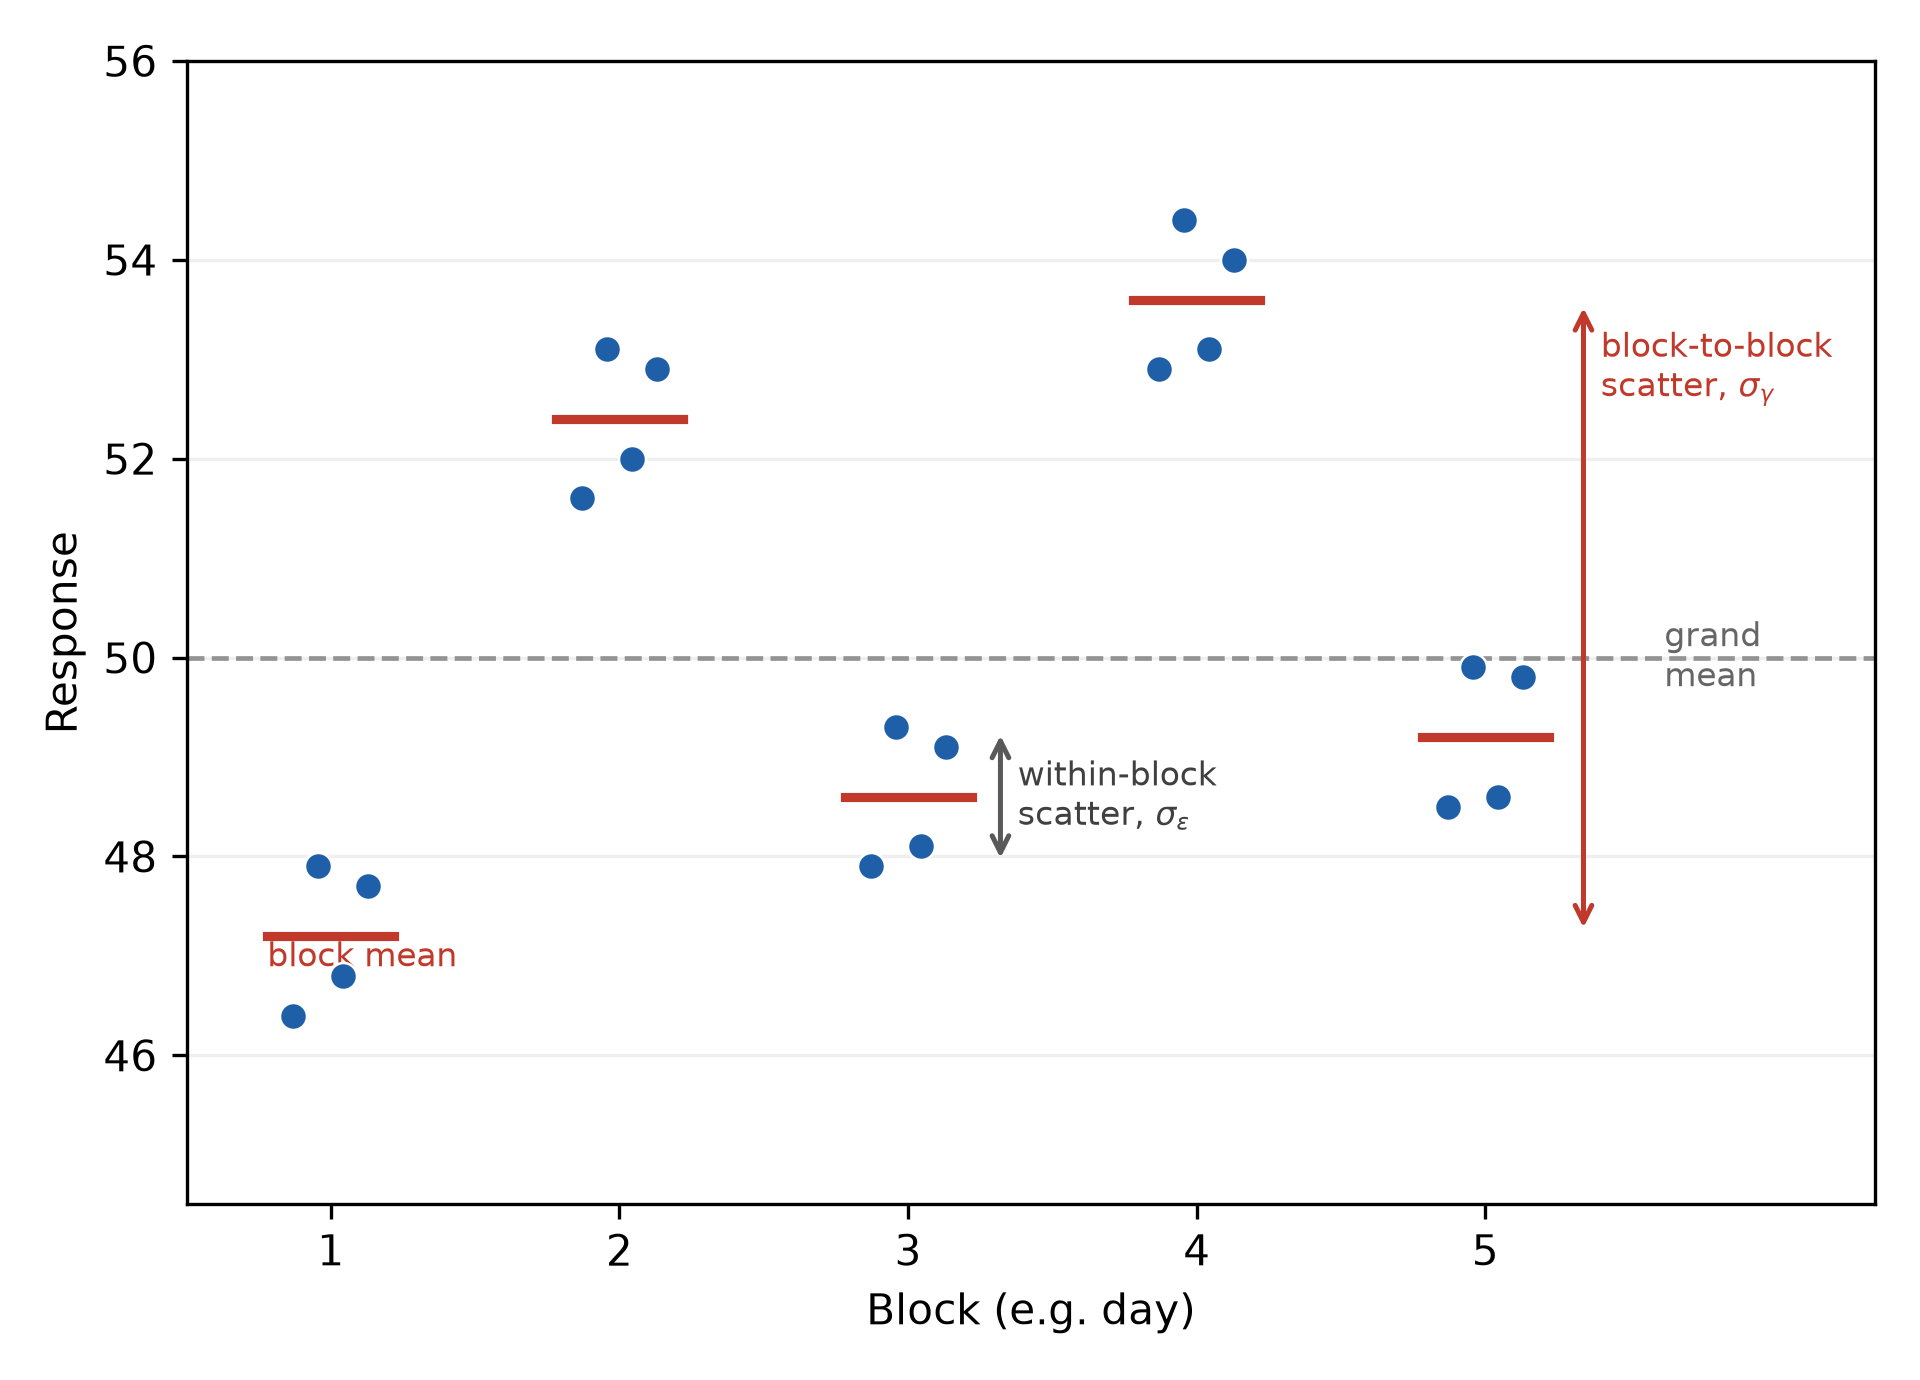

Source code (Python):
"""Variance components in a blocked experiment: block-to-block vs within-block spread.

Illustrates the "Fixed and random block effects" material in the pid-book Design and Analysis
of Experiments chapter. Each run's response is a grand mean, plus a block effect (the block's
offset from the grand mean), plus a residual (the run's scatter within its block). The spread
of the block means measures sigma_gamma (the random block effect); the scatter within a block
measures sigma_eps (the residual). The within-block correlation is
rho = sigma_gamma^2 / (sigma_gamma^2 + sigma_eps^2). Reproducible; run from this directory to
write the PNG alongside it. Values are hard-coded so the figure is deterministic.
"""
import numpy as np
import matplotlib.pyplot as plt

grand = 50.0
# Five blocks (e.g. days), each with a mean offset from the grand mean, and four runs whose
# responses scatter about that block mean.
block_means = [47.2, 52.4, 48.6, 53.6, 49.2]
runs = [
    [46.4, 47.9, 46.8, 47.7],
    [51.6, 53.1, 52.0, 52.9],
    [47.9, 49.3, 48.1, 49.1],
    [52.9, 54.4, 53.1, 54.0],
    [48.5, 49.9, 48.6, 49.8],
]

fig, ax = plt.subplots(figsize=(6.4, 4.6))
ax.axhline(grand, color="0.55", lw=1.1, ls="--", zorder=1)
ax.text(5.62, grand, "grand\nmean", color="0.4", fontsize=8, va="center")

for i, (mean, ys) in enumerate(zip(block_means, runs), start=1):
    xs = i + np.linspace(-0.13, 0.13, len(ys))
    ax.scatter(xs, ys, s=42, color="#1f5fa8", zorder=5, edgecolor="white", lw=0.6)
    ax.plot([i - 0.22, i + 0.22], [mean, mean], color="#c0392b", lw=2.2, zorder=4)

ax.text(1 - 0.22, block_means[0] - 0.05, "block mean", color="#c0392b", fontsize=8,
        ha="left", va="top")

# Bracket 1: within-block scatter (residual, sigma_eps) inside block 3.
xb = 3.32
ax.annotate("", xy=(xb, min(runs[2])), xytext=(xb, max(runs[2])),
            arrowprops=dict(arrowstyle="<->", color="0.35", lw=1.2))
ax.text(xb + 0.06, block_means[2], r"within-block" "\n" r"scatter, $\sigma_\varepsilon$",
        fontsize=8, va="center", color="0.25")

# Bracket 2: block-to-block scatter (random block effect, sigma_gamma) across the block means.
xg = 5.34
ax.annotate("", xy=(xg, min(block_means)), xytext=(xg, max(block_means)),
            arrowprops=dict(arrowstyle="<->", color="#c0392b", lw=1.2))
ax.text(xg + 0.06, np.mean(block_means) + 2.7, r"block-to-block" "\n" r"scatter, $\sigma_\gamma$",
        fontsize=8, va="center", color="#c0392b")

ax.set_xlabel("Block (e.g. day)")
ax.set_ylabel("Response")
ax.set_xticks(range(1, 6))
ax.set_xlim(0.5, 6.35)
ax.set_ylim(44.5, 56)
ax.grid(axis="y", alpha=0.2)
fig.tight_layout()
fig.savefig("blocking-variance-components.png", dpi=300, facecolor="w", edgecolor="w",
            transparent=True)
print("saved blocking-variance-components.png")
